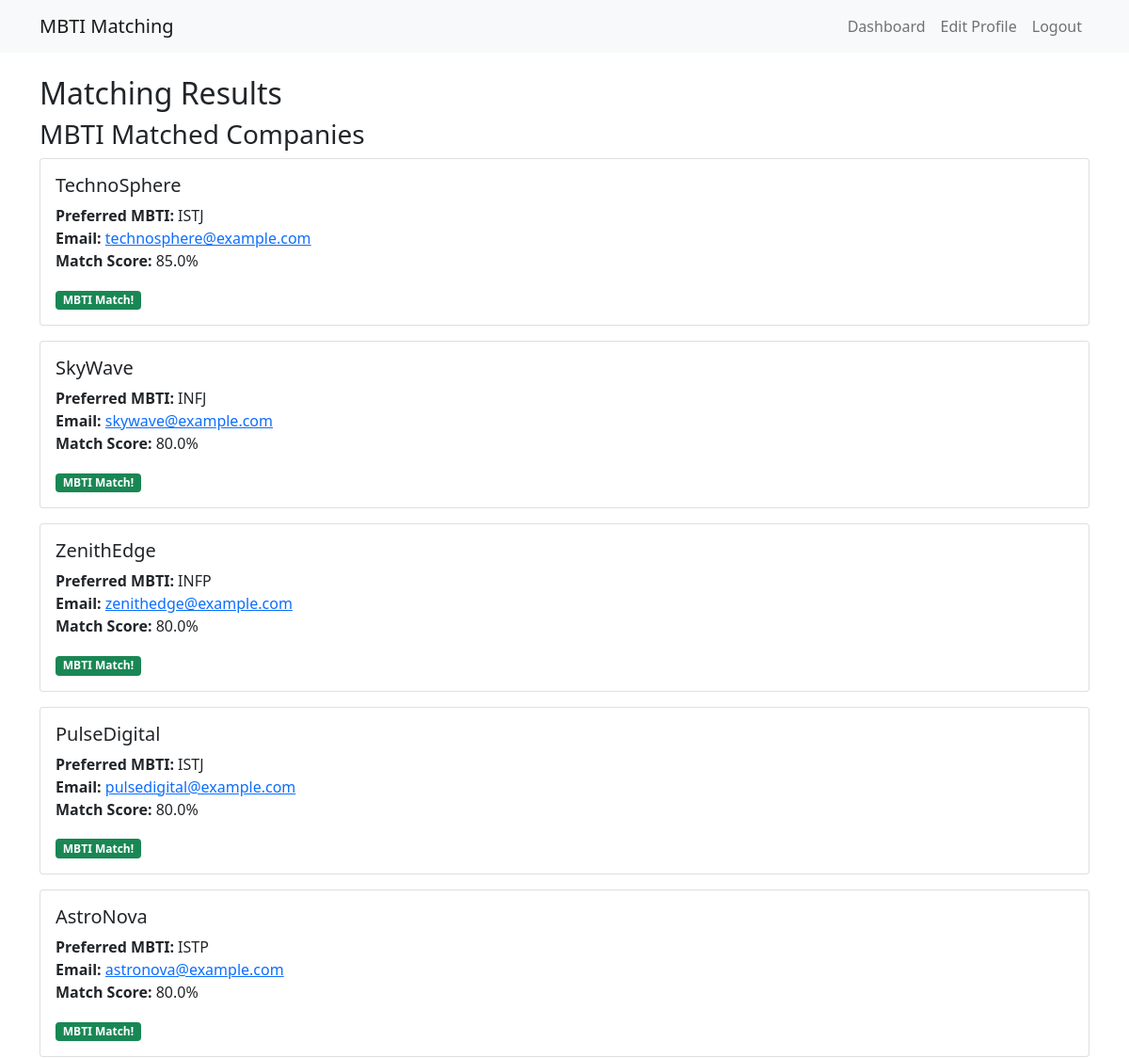
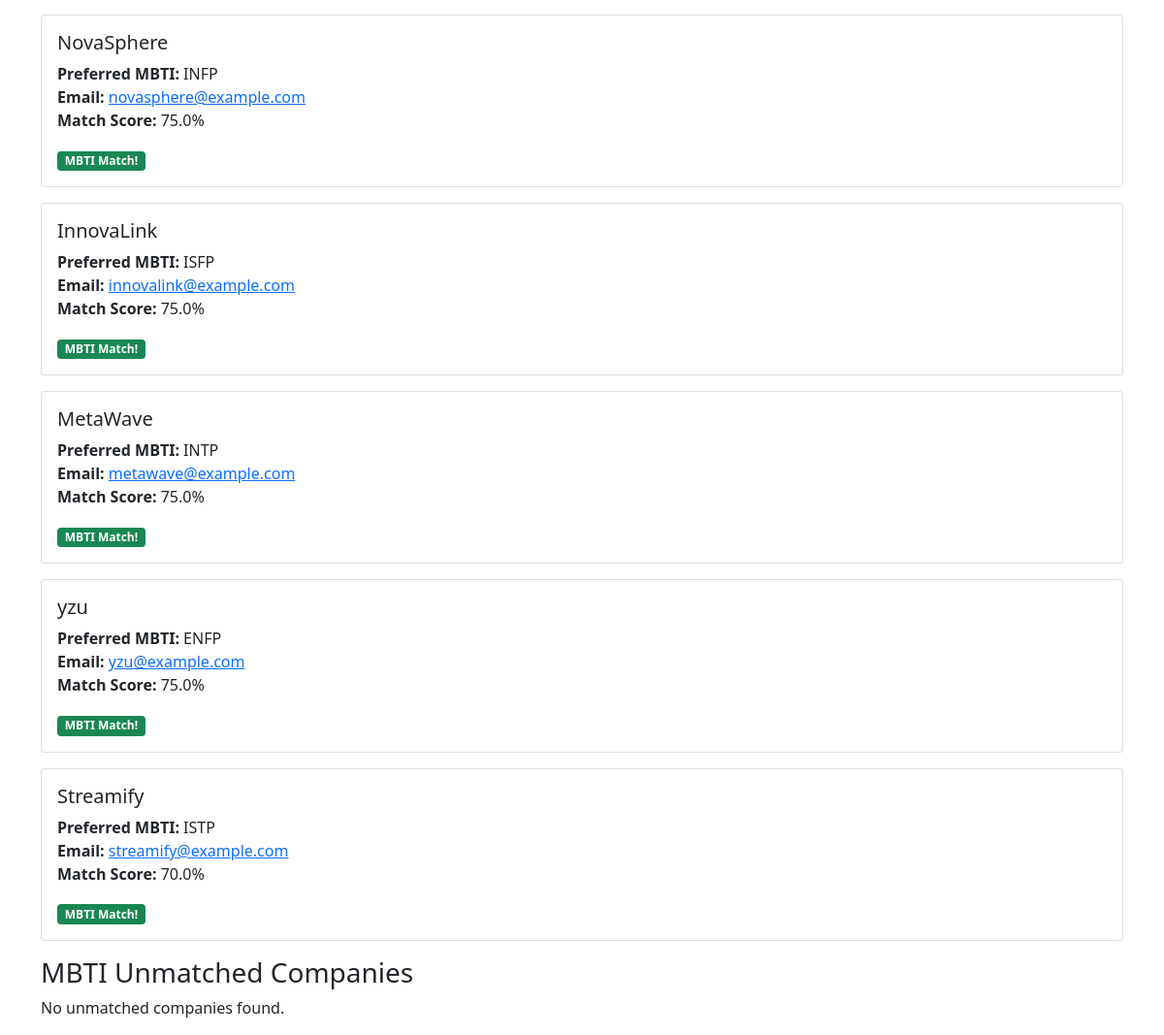
The page /results (signed in) on the database its author committed (2 pictures, top to bottom).
### app.py (models this page shows)
class User(UserMixin, db.Model):
    id = db.Column(db.Integer, primary_key=True)
    username = db.Column(db.String(80), unique=True, nullable=False)
    email = db.Column(db.String(120), unique=True, nullable=False)
    password = db.Column(db.String(255), nullable=False)
    role = db.Column(db.String(20), nullable=False)
    mbti = db.Column(db.String(4))
    preferred_mbti = db.Column(db.String(4))
    answer1 = db.Column(db.Integer)  # ����1�̉�
    answer2 = db.Column(db.Integer)  # ����2�̉�
    answer3 = db.Column(db.Integer)  # ����3�̉�
    answer4 = db.Column(db.Integer)  # ����4�̉�
    answer5 = db.Column(db.Integer)  # ����5�̉�

### app.py (the view)
@app.route('/results')
@login_required
def results():
    user = User.query.get(current_user.id)
    if not user or user.role != "seeker":
        flash("You are not authorized to view this page.")
        return redirect(url_for('login'))
    companies = User.query.filter_by(role="company").all()
    matched_companies = []
    for company in companies:
        mbti_match = (company.preferred_mbti == user.mbti)
        total_score = 0
        question_count = 0
        for i in range(1, 6):
            ideal_answer = getattr(company, f"answer{i}")
            user_answer = getattr(user, f"answer{i}")
            if ideal_answer is not None and user_answer is not None:
                total_score += calculate_question_score(ideal_answer, user_answer)
                question_count += 1
        percentage_score = (total_score / question_count) if question_count > 0 else 0
        company_data = {
            "company": company,
            "mbti_match": mbti_match,
            "percentage_score": round(percentage_score, 2)
        }
        matched_companies.append(company_data)
    matched_companies.sort(key=lambda x: x['percentage_score'], reverse=True)
    top_matched = matched_companies[:10]
    save_matching_results(user.id, [c['company'].id for c in top_matched])
    return render_template('results.html', matched=top_matched)

### app.py (called while the page is built)
@login_manager.user_loader
def load_user(user_id):
    return User.query.get(int(user_id))

def calculate_question_score(ideal_answer, user_answer):
    max_score = 100
    difference = abs(ideal_answer - user_answer)
    if difference >= 4:
        score = 0
    else:
        score = max_score - (difference * 25)
    return score

def save_matching_results(seeker_id, matched_company_ids):
    for company_id in matched_company_ids:
        match = Match(seeker_id=seeker_id, company_id=company_id)
        db.session.add(match)
    db.session.commit()

### templates/results.html
{% extends "base.html" %}
{% block content %}
<h2>Matching Results</h2>
<h3>MBTI Matched Companies</h3>
{% if matched %}
    {% for match in matched %}
<div class="card mb-3">
    <div class="card-body">
        <h5 class="card-title">{{ match.company.username }}</h5>
        <ul class="list-unstyled">
            <li><strong>Preferred MBTI:</strong> {{ match.company.preferred_mbti }}</li>
            <li><strong>Email:</strong> <a href="mailto:{{ match.company.email }}">{{ match.company.email }}</a></li>
            <li><strong>Match Score:</strong> {{ match.percentage_score }}%</li>
        </ul>
        <span class="badge bg-success">MBTI Match!</span>
    </div>
</div>
    {% endfor %}
{% else %}
<p>No matched companies found.</p>
{% endif %}
<h3>MBTI Unmatched Companies</h3>
{% if unmatched %}
    {% for match in unmatched %}
<div class="card mb-3">
    <div class="card-body">
        <h5 class="card-title">{{ match.company.username }}</h5>
        <ul class="list-unstyled">
            <li><strong>Preferred MBTI:</strong> {{ match.company.preferred_mbti }}</li>
            <li><strong>Email:</strong> <a href="mailto:{{ match.company.email }}">{{ match.company.email }}</a></li>
            <li><strong>Match Score:</strong> {{ match.percentage_score }}%</li>
        </ul>
        <span class="badge bg-secondary">MBTI Not Matched</span>
    </div>
</div>
    {% endfor %}
{% else %}
<p>No unmatched companies found.</p>
{% endif %}
{% endblock %}

### templates/base.html (shortened to what this page needs)
<!DOCTYPE html>
<html lang="en">
<head>
    <link href="https://cdn.jsdelivr.net/npm/bootstrap@5.1.3/dist/css/bootstrap.min.css" rel="stylesheet">
</head>
<body>
    <nav class="navbar navbar-expand-lg navbar-light bg-light">
        <div class="container">
            <a class="navbar-brand" href="{{ url_for('index') }}">MBTI Matching</a>
            <div class="navbar-nav">
                {% if current_user.is_authenticated %}
                <a class="nav-item nav-link" href="{{ url_for('dashboard') }}">Dashboard</a>
                <a class="nav-item nav-link" href="{{ url_for('edit_profile') }}">Edit Profile</a>
                <a class="nav-item nav-link" href="{{ url_for('logout') }}">Logout</a>
                {% else %}
                <a class="nav-item nav-link" href="{{ url_for('login') }}">Login</a>
                <a class="nav-item nav-link" href="{{ url_for('register') }}">Register</a>
                {% endif %}
            </div>
        </div>
    </nav>
    <div class="container mt-4">
        {% block content %}{% endblock %}
    </div>
</body>
</html>

### rows shown on the page
User: company.username "TechnoSphere", company.preferred_mbti "ISTJ", company.email "technosphere@example.com"
User: company.username "SkyWave", company.preferred_mbti "INFJ", company.email "skywave@example.com"
User: company.username "ZenithEdge", company.preferred_mbti "INFP", company.email "zenithedge@example.com"
User: company.username "PulseDigital", company.preferred_mbti "ISTJ", company.email "pulsedigital@example.com"
User: company.username "AstroNova", company.preferred_mbti "ISTP", company.email "astronova@example.com"
User: company.username "NovaSphere", company.preferred_mbti "INFP", company.email "novasphere@example.com"
User: company.username "InnovaLink", company.preferred_mbti "ISFP", company.email "innovalink@example.com"
User: company.username "MetaWave", company.preferred_mbti "INTP", company.email "metawave@example.com"
User: company.username "yzu", company.preferred_mbti "ENFP", company.email "yzu@example.com"
User: company.username "Streamify", company.preferred_mbti "ISTP", company.email "streamify@example.com"

### other values the page prints
{{ match.percentage_score }} "85.0" "80.0" "80.0" "80.0" "80.0" "75.0" "75.0" "75.0" "75.0" "70.0"
